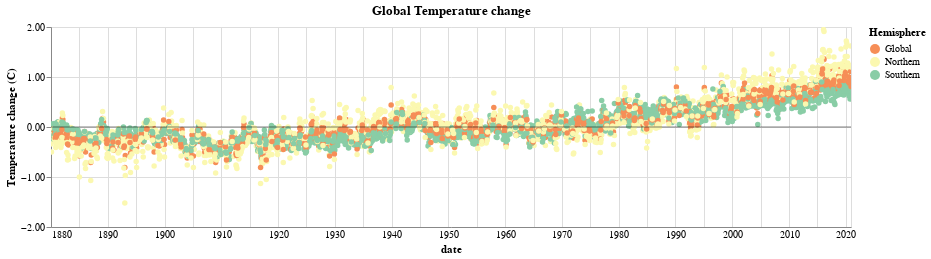

The notebook cell saved with this chart:
### Markdown cell above
For task 1 : present the change of the temperature change

### Code cell
### base model

# select Golbal data
selection = alt.selection_multi(fields=["Hemisphere"],bind='legend')

s_3 = alt.Chart(df,title='Global Temperature change').mark_circle().encode(
#     x= "Time:T",
    x = alt.X('Time:T',axis=alt.Axis(format='%Y',title='date',tickSize=0)),
    y = alt.Y('value',axis=alt.Axis(format='.2f',title='Temperature change (C)')),
#     y = "value",
    color = alt.Color("Hemisphere", scale = alt.Scale(scheme="spectral")),
    tooltip = ['Hemisphere','Time','value'],
    opacity = alt.condition(selection,alt.value(1),alt.value(.2))
).add_selection(selection)

# add a reference line of 0 change
ref_line = alt.Chart().mark_rule(color = 'black',strokeWidth = 0.5).encode(
    y = alt.datum(0)
    )

# put all the layers into the chart and make it interactive
alt.layer(s_3,ref_line).properties(width=800,height=200).interactive()

### Figure 1 — Vega-Lite specification as saved in the notebook (floating-point values rounded to 4 significant figures; data arrays with more than 128 entries replaced by an {"elided": "..."} marker saying what was removed)
{"config": {"view": {"continuousWidth": 400, "continuousHeight": 300}}, "layer": [{"data": {"name": "data-90ebe4944cbad0ef526cbcc077c86ee7"}, "mark": "circle", "encoding": {"color": {"field": "Hemisphere", "scale": {"scheme": "spectral"}, "type": "nominal"}, "opacity": {"condition": {"value": 1, "selection": "selector014"}, "value": 0.2}, "tooltip": [{"field": "Hemisphere", "type": "nominal"}, {"field": "Time", "type": "temporal"}, {"field": "value", "type": "quantitative"}], "x": {"axis": {"format": "%Y", "tickSize": 0, "title": "date"}, "field": "Time", "type": "temporal"}, "y": {"axis": {"format": ".2f", "title": "Temperature change (C)"}, "field": "value", "type": "quantitative"}}, "selection": {"selector014": {"type": "multi", "fields": ["Hemisphere"], "bind": "legend"}, "selector015": {"type": "interval", "bind": "scales", "encodings": ["x", "y"]}}, "title": "Global Temperature change"}, {"data": {"name": "empty"}, "mark": {"type": "rule", "color": "black", "strokeWidth": 0.5}, "encoding": {"y": {"datum": 0}}}], "height": 200, "width": 800, "$schema": "https://vega.github.io/schema/vega-lite/v4.17.0.json", "datasets": {"data-90ebe4944cbad0ef526cbcc077c86ee7": {"elided": "5000 records"}, "empty": [{}]}}
